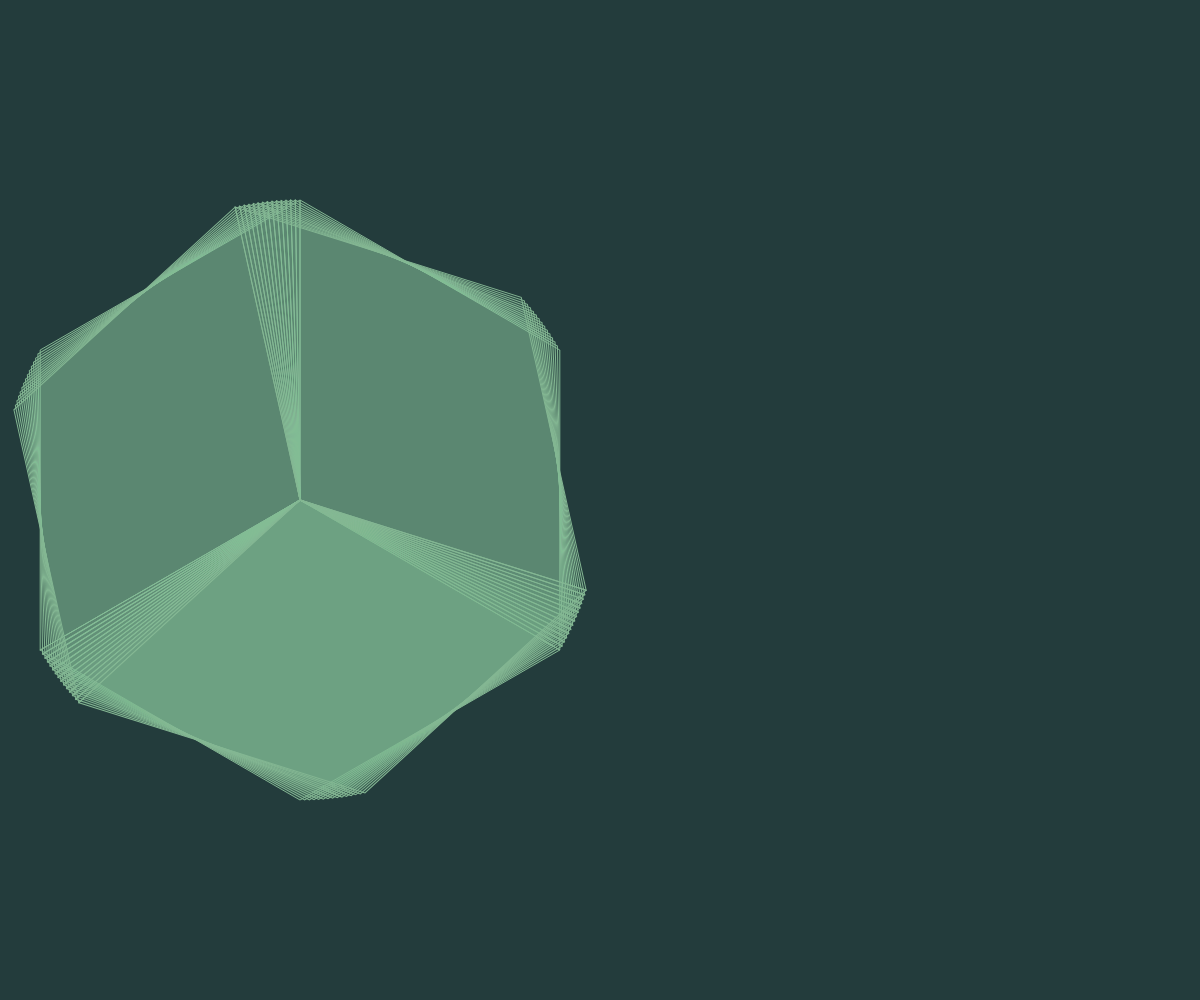
Frame 1 (no input)
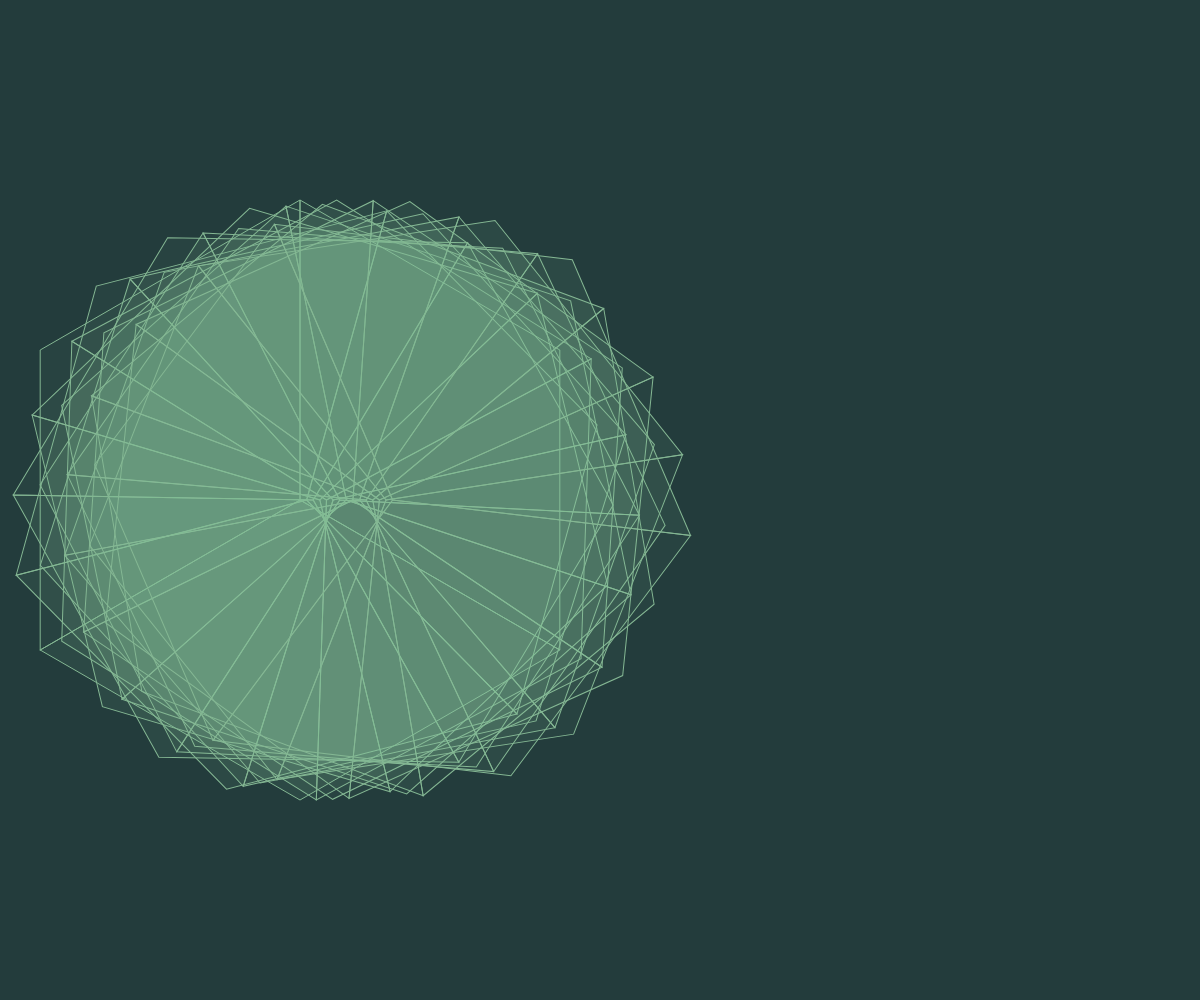
Frame 60 (no input)
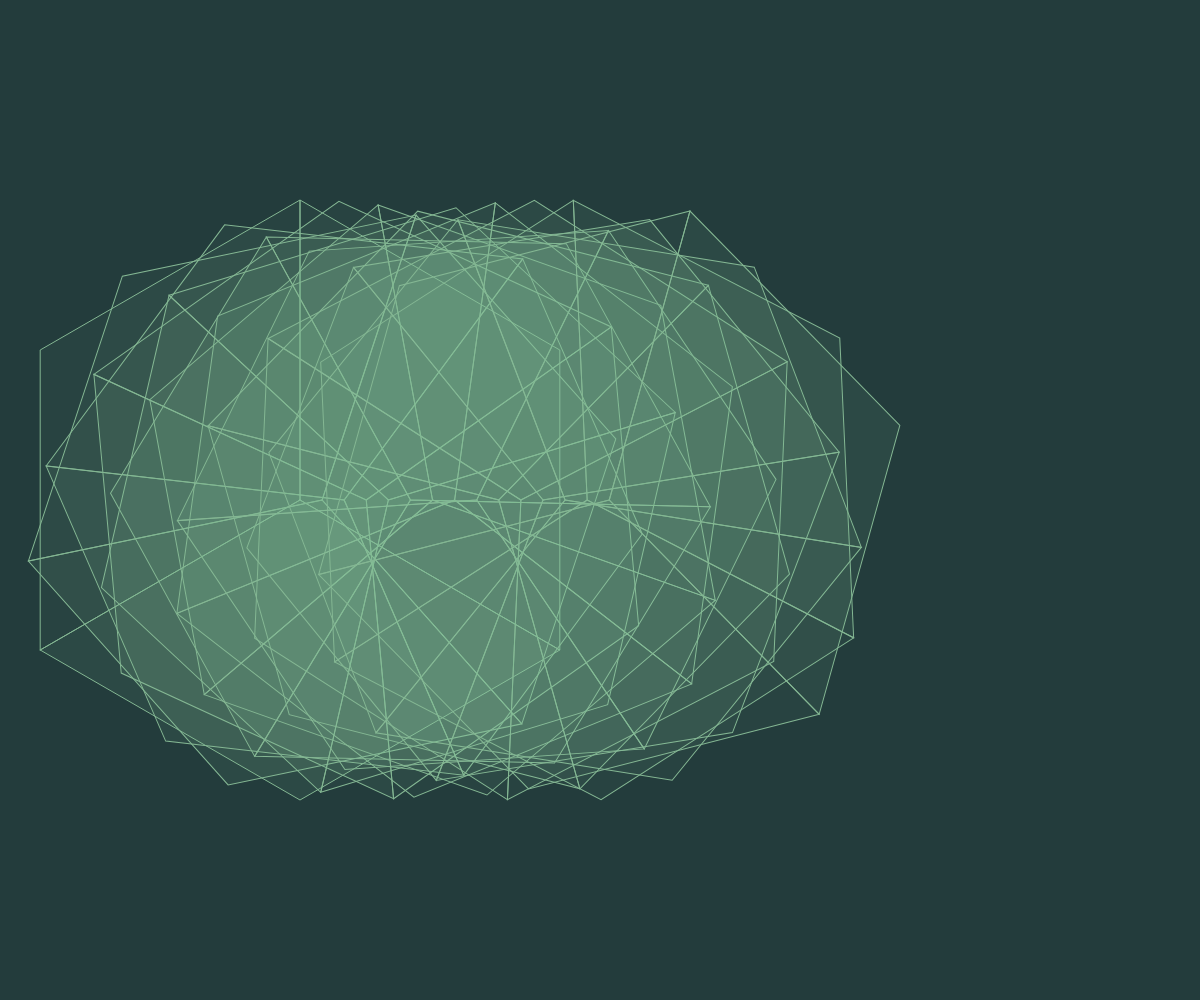
Frame 120 (the mouse pressed at the canvas centre since frame 60)

The p5.js sketch that drew these frames (run headless with seeded random() and noise() and a simulated clock; from frame 60 on, the mouse is pressed at the canvas centre):

// p5.js sketch
// ── sketch.js
let radius = 300;
let counter = 0;
let a, b, c, d, e, f, g;
let coss, sinn;



function setup() {
  colorMode(RGB, 255, 255, 255, 1);
  background(39, 65, 66, 1);
  let cnv = createCanvas(windowWidth, windowHeight);
  // put setup code here
  stroke(132,183,147,1); 
  strokeWeight(1);
  noFill();
  //fill(24, 202, 230, 1)
  angleMode(DEGREES)
  coss = cos(60) * radius;
  sinn = sin(60) * radius;
  a = createVector(0, 0);
  b = createVector(sinn, coss);
  c = createVector(0, radius);
  d = createVector(-sinn, coss);
  e = createVector(-sinn, -coss);
  f = createVector(0, -radius);
  g = createVector(sinn, -coss);
}


function draw() {
  background(35, 60, 60, 1);
  counter += 0.8;

  for (let i = 0; i < 15; i++) {
    push()
    translate(radius + map(cos(counter), 1,-1,0,1)*i*(windowWidth/30), windowHeight / 2 );
    rotate(log(counter)*i*4)
    //a.x += 5*sin(counter*0.1)
    //side A
    beginShape();
    fill(132,183,147, 0.1)
    vertex(a.x, a.y);
    vertex(b.x, b.y);
    vertex(c.x, c.y);
    vertex(d.x, d.y);
    endShape(CLOSE);
    //side B
    beginShape();
    fill(132,183,147, 0.05)
    vertex(d.x, d.y);
    vertex(e.x, e.y);
    vertex(f.x, f.y);
    vertex(a.x, a.y);
    endShape(CLOSE);

    //side C
    beginShape();
    fill(132,183,147, 0.05)
    vertex(a.x, a.y);
    vertex(f.x, f.y);
    vertex(g.x, g.y);
    vertex(b.x, b.y);
    endShape(CLOSE);

    // put drawing code here
    pop()
  }

}
